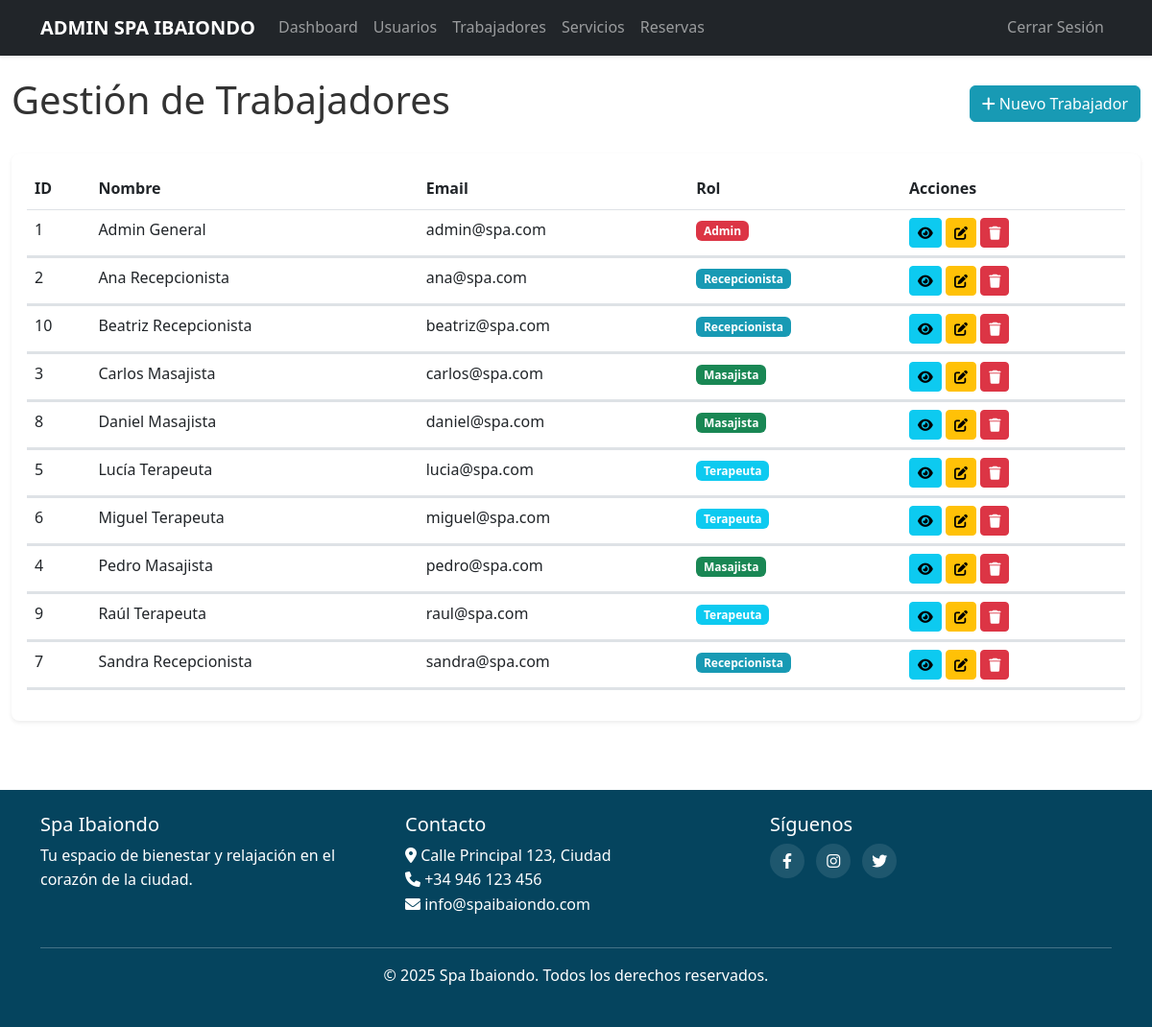
/public/index.php/admin/trabajadores (signed in), run on the app's committed database.
### tables this page shows
CREATE TABLE trabajadores (
	id INT AUTO_INCREMENT PRIMARY KEY,
	nombre VARCHAR(100) NOT NULL,
	email VARCHAR(100) UNIQUE NOT NULL,
	contrasena VARCHAR(255) NOT NULL,
	rol ENUM('admin', 'recepcionista', 'masajista', 'terapeuta') NOT NULL
);

### app/controllers/AdminController.php (called while the page is built, shortened)
<?php
class AdminController {
    private $trabajadorModel;
    public function __construct() {
        require_once BASE_PATH . '/app/models/Trabajador.php';
        $this->trabajadorModel = new Trabajador();
    }
    public function listarTrabajadores() {
        $trabajadores = $this->trabajadorModel->getAll();
        include BASE_PATH . '/app/views/admin/trabajadores.php';
        include BASE_PATH . '/app/views/layouts/admin.php';
    }
}

### public/index.php (called while the page is built, shortened)
<?php
require_once BASE_PATH . '/config/database.php';
require_once BASE_PATH . '/core/Router.php';
require_once BASE_PATH . '/core/Helper.php';
$router = new Router();
$router->dispatch();

### config/database.php (called while the page is built)
<?php
class Database {
    private static $instance = null;
    private $conn;
    private $host = 'localhost';
    private $user = 'root';
    private $pass = '';
    private $name = 'spa';
    private function __construct() {
        try {
            $this->conn = new PDO(
                "mysql:host={$this->host};dbname={$this->name};charset=utf8mb4",
                $this->user,
                $this->pass,
                [PDO::ATTR_ERRMODE => PDO::ERRMODE_EXCEPTION]
            );
        } catch(PDOException $e) {
            die("Error de conexión: " . $e->getMessage());
        }
    }
    public static function getInstance() {
        if (self::$instance == null) {
            self::$instance = new Database();
        }
        return self::$instance;
    }
    public function getConnection() {
        return $this->conn;
    }
}

### app/models/Trabajador.php (called while the page is built, shortened)
<?php
class Trabajador {
    private $db;
    public function __construct() {
        $this->db = Database::getInstance()->getConnection();
    }
    public function getAll() {
        $stmt = $this->db->query("SELECT id, nombre, email, rol FROM trabajadores ORDER BY nombre");
        return $stmt->fetchAll(PDO::FETCH_ASSOC);
    }
}

### core/Helper.php (called while the page is built, shortened)
<?php
class Helper {
    public static function url($path = '') {
        $base = APP_URL;
        if (strpos($base, 'index.php') === false) {
            $base .= '/index.php';
        }
        return $base . '/' . ltrim($path, '/');
    }
    public static function e($string) {
        return htmlspecialchars($string, ENT_QUOTES, 'UTF-8');
    }
}

### app/views/admin/trabajadores.php (the view, shortened to what this page needs)
<div class="container-fluid py-4">
    <div class="d-flex justify-content-between align-items-center mb-4">
        <h1>Gestión de Trabajadores</h1>
        <button type="button" class="btn btn-primary" data-bs-toggle="modal" data-bs-target="#nuevoTrabajadorModal">
            <i class="fas fa-plus"></i> Nuevo Trabajador
        </button>
    </div>
    <div class="card shadow-sm">
        <div class="card-body">
            <div class="table-responsive">
                <table class="table table-hover">
                    <thead>
                        <tr>
                            <th>ID</th>
                            <th>Nombre</th>
                            <th>Email</th>
                            <th>Rol</th>
                            <th>Acciones</th>
                        </tr>
                    </thead>
                    <tbody>
                        <?php if (empty($trabajadores)): ?>
                            <tr>
                                <td colspan="5" class="text-center">No hay trabajadores registrados</td>
                            </tr>
                        <?php else: ?>
                            <?php foreach ($trabajadores as $trabajador): ?>
                                <?php
                                switch($trabajador['rol']) {
                                    case 'admin':
                                        $badgeClass = 'bg-danger';
                                        break;
                                    case 'recepcionista':
                                        $badgeClass = 'bg-primary';
                                        break;
                                    case 'masajista':
                                        $badgeClass = 'bg-success';
                                        break;
                                    case 'terapeuta':
                                        $badgeClass = 'bg-info';
                                        break;
                                }
                                ?>
                                <tr>
                                    <td><?= $trabajador['id'] ?></td>
                                    <td><?= Helper::e($trabajador['nombre']) ?></td>
                                    <td><?= Helper::e($trabajador['email']) ?></td>
                                    <td>
                                        <span class="badge <?= $badgeClass ?>"><?= ucfirst($trabajador['rol']) ?></span>
                                    </td>
                                    <td>
                                        <button type="button" class="btn btn-sm btn-info toggle-collapse"
                                                data-bs-toggle="collapse"
                                                data-bs-target="#verTrabajador<?= $trabajador['id'] ?>"
                                                aria-expanded="false">
                                            <i class="fas fa-eye"></i>
                                        </button>
                                        <button type="button" class="btn btn-sm btn-warning toggle-collapse"
                                                data-bs-toggle="collapse"
                                                data-bs-target="#editarTrabajador<?= $trabajador['id'] ?>"
                                                aria-expanded="false">
                                            <i class="fas fa-edit"></i>
                                        </button>
                                        <a href="<?= Helper::url('/admin/trabajadores/eliminar/' . $trabajador['id']) ?>"
                                           class="btn btn-sm btn-danger"
                                           onclick="return confirm('¿Estás seguro de eliminar este trabajador?')">
                                            <i class="fas fa-trash"></i>
                                        </a>
                                    </td>
                                </tr>
                                <tr class="collapse-row">
                                    <td colspan="5" class="p-0">
                                    </td>
                                </tr>
                                <tr class="collapse-row">
                                    <td colspan="5" class="p-0">
                                    </td>
                                </tr>
                            <?php endforeach; ?>
                        <?php endif; ?>
                    </tbody>
                </table>
            </div>
        </div>
    </div>
</div>

### core/Router.php (shortened to what this page needs)
<?php
class Router {
    private $routes = [];
    public function add($method, $path, $controller, $action) {
        $this->routes[] = [
            'method' => $method,
            'path' => $path,
            'controller' => $controller,
            'action' => $action
        ];
    }
    public function dispatch() {
        $uri = $_SERVER['REQUEST_URI'];
        $method = $_SERVER['REQUEST_METHOD'];
        $baseFolder = '/spa-ibaiondo/public';
        if (strpos($uri, $baseFolder) === 0) {
            $uri = substr($uri, strlen($baseFolder));
        }
        $uri = str_replace('/index.php', '', $uri);
        $uri = explode('?', $uri)[0];
        foreach ($this->routes as $route) {
            $pattern = $this->convertRouteToRegex($route['path']);
            if ($route['method'] === $method && preg_match($pattern, $uri, $matches)) {
                array_shift($matches);
                $action = $route['action'];
                $controllerInstance = new $controller();
                call_user_func_array([$controllerInstance, $action], $matches);
                return;
            }
        }
    }
    private function convertRouteToRegex($route) {
        $pattern = preg_replace('/\{([a-zA-Z0-9_]+)\}/', '([^/]+)', $route);
        return '#^' . $pattern . '$#';
    }
}

### public/assets/css/styles.css (style rules this page uses)
body { font-family: 'Segoe UI', Tahoma, Geneva, Verdana, sans-serif; color: #333; line-height: 1.6; padding-right: 0 !important; }
:root { --primary-color: #189AB4; --secondary-color: #6c757d; --accent-color: #e9ecef; --success-color: #28a745; --info-color: #17a2b8; --warning-color: #ffc107; --danger-color: #dc3545; }
.fixed-navbar-body { padding-top: 3.5rem !important; }
.bg-primary { background-color: var(--primary-color) !important; }
.btn-primary { background-color: var(--primary-color); border-color: var(--primary-color); }
.card { border: none; border-radius: 0.5rem; overflow: hidden; transition: transform 0.3s, box-shadow 0.3s; }
.collapse-row { background-color: #f8f9fa; }
html { overflow-y: scroll; }

### data on the page
trabajadores: id "1", nombre "Admin General", email "admin@spa.com", rol "Admin"
trabajadores: id "2", nombre "Ana Recepcionista", email "ana@spa.com", rol "Recepcionista"
trabajadores: id "10", nombre "Beatriz Recepcionista", email "beatriz@spa.com", rol "Recepcionista"
trabajadores: id "3", nombre "Carlos Masajista", email "carlos@spa.com", rol "Masajista"
trabajadores: id "8", nombre "Daniel Masajista", email "daniel@spa.com", rol "Masajista"
trabajadores: id "5", nombre "Lucía Terapeuta", email "lucia@spa.com", rol "Terapeuta"
trabajadores: id "6", nombre "Miguel Terapeuta", email "miguel@spa.com", rol "Terapeuta"
trabajadores: id "4", nombre "Pedro Masajista", email "pedro@spa.com", rol "Masajista"
trabajadores: id "9", nombre "Raúl Terapeuta", email "raul@spa.com", rol "Terapeuta"
trabajadores: id "7", nombre "Sandra Recepcionista", email "sandra@spa.com", rol "Recepcionista"
